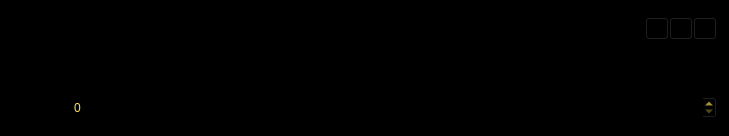
<?xml version="1.0" encoding="UTF-8"?>
<ui version="4.0">
 <class>SendCoinsEntry</class>
 <widget class="QFrame" name="SendCoinsEntry">
  <property name="geometry">
   <rect>
    <x>0</x>
    <y>0</y>
    <width>729</width>
    <height>136</height>
   </rect>
  </property>
  <property name="palette">
   <palette>
    <active>
     <colorrole role="WindowText">
      <brush brushstyle="SolidPattern">
       <color alpha="255">
        <red>255</red>
        <green>228</green>
        <blue>85</blue>
       </color>
      </brush>
     </colorrole>
     <colorrole role="Button">
      <brush brushstyle="SolidPattern">
       <color alpha="255">
        <red>0</red>
        <green>0</green>
        <blue>0</blue>
       </color>
      </brush>
     </colorrole>
     <colorrole role="Light">
      <brush brushstyle="SolidPattern">
       <color alpha="255">
        <red>0</red>
        <green>0</green>
        <blue>0</blue>
       </color>
      </brush>
     </colorrole>
     <colorrole role="Midlight">
      <brush brushstyle="SolidPattern">
       <color alpha="255">
        <red>0</red>
        <green>0</green>
        <blue>0</blue>
       </color>
      </brush>
     </colorrole>
     <colorrole role="Dark">
      <brush brushstyle="SolidPattern">
       <color alpha="255">
        <red>0</red>
        <green>0</green>
        <blue>0</blue>
       </color>
      </brush>
     </colorrole>
     <colorrole role="Mid">
      <brush brushstyle="SolidPattern">
       <color alpha="255">
        <red>0</red>
        <green>0</green>
        <blue>0</blue>
       </color>
      </brush>
     </colorrole>
     <colorrole role="Text">
      <brush brushstyle="SolidPattern">
       <color alpha="255">
        <red>255</red>
        <green>228</green>
        <blue>85</blue>
       </color>
      </brush>
     </colorrole>
     <colorrole role="BrightText">
      <brush brushstyle="SolidPattern">
       <color alpha="255">
        <red>255</red>
        <green>255</green>
        <blue>255</blue>
       </color>
      </brush>
     </colorrole>
     <colorrole role="ButtonText">
      <brush brushstyle="SolidPattern">
       <color alpha="255">
        <red>0</red>
        <green>0</green>
        <blue>0</blue>
       </color>
      </brush>
     </colorrole>
     <colorrole role="Base">
      <brush brushstyle="SolidPattern">
       <color alpha="255">
        <red>0</red>
        <green>0</green>
        <blue>0</blue>
       </color>
      </brush>
     </colorrole>
     <colorrole role="Window">
      <brush brushstyle="SolidPattern">
       <color alpha="255">
        <red>0</red>
        <green>0</green>
        <blue>0</blue>
       </color>
      </brush>
     </colorrole>
     <colorrole role="Shadow">
      <brush brushstyle="SolidPattern">
       <color alpha="255">
        <red>0</red>
        <green>0</green>
        <blue>0</blue>
       </color>
      </brush>
     </colorrole>
     <colorrole role="AlternateBase">
      <brush brushstyle="SolidPattern">
       <color alpha="255">
        <red>0</red>
        <green>0</green>
        <blue>0</blue>
       </color>
      </brush>
     </colorrole>
     <colorrole role="ToolTipBase">
      <brush brushstyle="SolidPattern">
       <color alpha="255">
        <red>255</red>
        <green>255</green>
        <blue>220</blue>
       </color>
      </brush>
     </colorrole>
     <colorrole role="ToolTipText">
      <brush brushstyle="SolidPattern">
       <color alpha="255">
        <red>0</red>
        <green>0</green>
        <blue>0</blue>
       </color>
      </brush>
     </colorrole>
    </active>
    <inactive>
     <colorrole role="WindowText">
      <brush brushstyle="SolidPattern">
       <color alpha="255">
        <red>255</red>
        <green>228</green>
        <blue>85</blue>
       </color>
      </brush>
     </colorrole>
     <colorrole role="Button">
      <brush brushstyle="SolidPattern">
       <color alpha="255">
        <red>0</red>
        <green>0</green>
        <blue>0</blue>
       </color>
      </brush>
     </colorrole>
     <colorrole role="Light">
      <brush brushstyle="SolidPattern">
       <color alpha="255">
        <red>0</red>
        <green>0</green>
        <blue>0</blue>
       </color>
      </brush>
     </colorrole>
     <colorrole role="Midlight">
      <brush brushstyle="SolidPattern">
       <color alpha="255">
        <red>0</red>
        <green>0</green>
        <blue>0</blue>
       </color>
      </brush>
     </colorrole>
     <colorrole role="Dark">
      <brush brushstyle="SolidPattern">
       <color alpha="255">
        <red>0</red>
        <green>0</green>
        <blue>0</blue>
       </color>
      </brush>
     </colorrole>
     <colorrole role="Mid">
      <brush brushstyle="SolidPattern">
       <color alpha="255">
        <red>0</red>
        <green>0</green>
        <blue>0</blue>
       </color>
      </brush>
     </colorrole>
     <colorrole role="Text">
      <brush brushstyle="SolidPattern">
       <color alpha="255">
        <red>255</red>
        <green>228</green>
        <blue>85</blue>
       </color>
      </brush>
     </colorrole>
     <colorrole role="BrightText">
      <brush brushstyle="SolidPattern">
       <color alpha="255">
        <red>255</red>
        <green>255</green>
        <blue>255</blue>
       </color>
      </brush>
     </colorrole>
     <colorrole role="ButtonText">
      <brush brushstyle="SolidPattern">
       <color alpha="255">
        <red>0</red>
        <green>0</green>
        <blue>0</blue>
       </color>
      </brush>
     </colorrole>
     <colorrole role="Base">
      <brush brushstyle="SolidPattern">
       <color alpha="255">
        <red>0</red>
        <green>0</green>
        <blue>0</blue>
       </color>
      </brush>
     </colorrole>
     <colorrole role="Window">
      <brush brushstyle="SolidPattern">
       <color alpha="255">
        <red>0</red>
        <green>0</green>
        <blue>0</blue>
       </color>
      </brush>
     </colorrole>
     <colorrole role="Shadow">
      <brush brushstyle="SolidPattern">
       <color alpha="255">
        <red>0</red>
        <green>0</green>
        <blue>0</blue>
       </color>
      </brush>
     </colorrole>
     <colorrole role="AlternateBase">
      <brush brushstyle="SolidPattern">
       <color alpha="255">
        <red>0</red>
        <green>0</green>
        <blue>0</blue>
       </color>
      </brush>
     </colorrole>
     <colorrole role="ToolTipBase">
      <brush brushstyle="SolidPattern">
       <color alpha="255">
        <red>255</red>
        <green>255</green>
        <blue>220</blue>
       </color>
      </brush>
     </colorrole>
     <colorrole role="ToolTipText">
      <brush brushstyle="SolidPattern">
       <color alpha="255">
        <red>0</red>
        <green>0</green>
        <blue>0</blue>
       </color>
      </brush>
     </colorrole>
    </inactive>
    <disabled>
     <colorrole role="WindowText">
      <brush brushstyle="SolidPattern">
       <color alpha="255">
        <red>0</red>
        <green>0</green>
        <blue>0</blue>
       </color>
      </brush>
     </colorrole>
     <colorrole role="Button">
      <brush brushstyle="SolidPattern">
       <color alpha="255">
        <red>0</red>
        <green>0</green>
        <blue>0</blue>
       </color>
      </brush>
     </colorrole>
     <colorrole role="Light">
      <brush brushstyle="SolidPattern">
       <color alpha="255">
        <red>0</red>
        <green>0</green>
        <blue>0</blue>
       </color>
      </brush>
     </colorrole>
     <colorrole role="Midlight">
      <brush brushstyle="SolidPattern">
       <color alpha="255">
        <red>0</red>
        <green>0</green>
        <blue>0</blue>
       </color>
      </brush>
     </colorrole>
     <colorrole role="Dark">
      <brush brushstyle="SolidPattern">
       <color alpha="255">
        <red>0</red>
        <green>0</green>
        <blue>0</blue>
       </color>
      </brush>
     </colorrole>
     <colorrole role="Mid">
      <brush brushstyle="SolidPattern">
       <color alpha="255">
        <red>0</red>
        <green>0</green>
        <blue>0</blue>
       </color>
      </brush>
     </colorrole>
     <colorrole role="Text">
      <brush brushstyle="SolidPattern">
       <color alpha="255">
        <red>0</red>
        <green>0</green>
        <blue>0</blue>
       </color>
      </brush>
     </colorrole>
     <colorrole role="BrightText">
      <brush brushstyle="SolidPattern">
       <color alpha="255">
        <red>255</red>
        <green>255</green>
        <blue>255</blue>
       </color>
      </brush>
     </colorrole>
     <colorrole role="ButtonText">
      <brush brushstyle="SolidPattern">
       <color alpha="255">
        <red>0</red>
        <green>0</green>
        <blue>0</blue>
       </color>
      </brush>
     </colorrole>
     <colorrole role="Base">
      <brush brushstyle="SolidPattern">
       <color alpha="255">
        <red>0</red>
        <green>0</green>
        <blue>0</blue>
       </color>
      </brush>
     </colorrole>
     <colorrole role="Window">
      <brush brushstyle="SolidPattern">
       <color alpha="255">
        <red>0</red>
        <green>0</green>
        <blue>0</blue>
       </color>
      </brush>
     </colorrole>
     <colorrole role="Shadow">
      <brush brushstyle="SolidPattern">
       <color alpha="255">
        <red>0</red>
        <green>0</green>
        <blue>0</blue>
       </color>
      </brush>
     </colorrole>
     <colorrole role="AlternateBase">
      <brush brushstyle="SolidPattern">
       <color alpha="255">
        <red>0</red>
        <green>0</green>
        <blue>0</blue>
       </color>
      </brush>
     </colorrole>
     <colorrole role="ToolTipBase">
      <brush brushstyle="SolidPattern">
       <color alpha="255">
        <red>255</red>
        <green>255</green>
        <blue>220</blue>
       </color>
      </brush>
     </colorrole>
     <colorrole role="ToolTipText">
      <brush brushstyle="SolidPattern">
       <color alpha="255">
        <red>0</red>
        <green>0</green>
        <blue>0</blue>
       </color>
      </brush>
     </colorrole>
    </disabled>
   </palette>
  </property>
  <property name="windowTitle">
   <string>Form</string>
  </property>
  <property name="frameShape">
   <enum>QFrame::StyledPanel</enum>
  </property>
  <property name="frameShadow">
   <enum>QFrame::Sunken</enum>
  </property>
  <layout class="QGridLayout" name="gridLayout">
   <property name="spacing">
    <number>12</number>
   </property>
   <item row="5" column="0">
    <widget class="QLabel" name="label">
     <property name="palette">
      <palette>
       <active>
        <colorrole role="WindowText">
         <brush brushstyle="SolidPattern">
          <color alpha="255">
           <red>0</red>
           <green>0</green>
           <blue>0</blue>
          </color>
         </brush>
        </colorrole>
        <colorrole role="Button">
         <brush brushstyle="SolidPattern">
          <color alpha="255">
           <red>255</red>
           <green>255</green>
           <blue>255</blue>
          </color>
         </brush>
        </colorrole>
        <colorrole role="Light">
         <brush brushstyle="SolidPattern">
          <color alpha="255">
           <red>255</red>
           <green>255</green>
           <blue>255</blue>
          </color>
         </brush>
        </colorrole>
        <colorrole role="Midlight">
         <brush brushstyle="SolidPattern">
          <color alpha="255">
           <red>255</red>
           <green>255</green>
           <blue>255</blue>
          </color>
         </brush>
        </colorrole>
        <colorrole role="Dark">
         <brush brushstyle="SolidPattern">
          <color alpha="255">
           <red>127</red>
           <green>127</green>
           <blue>127</blue>
          </color>
         </brush>
        </colorrole>
        <colorrole role="Mid">
         <brush brushstyle="SolidPattern">
          <color alpha="255">
           <red>170</red>
           <green>170</green>
           <blue>170</blue>
          </color>
         </brush>
        </colorrole>
        <colorrole role="Text">
         <brush brushstyle="SolidPattern">
          <color alpha="255">
           <red>0</red>
           <green>0</green>
           <blue>0</blue>
          </color>
         </brush>
        </colorrole>
        <colorrole role="BrightText">
         <brush brushstyle="SolidPattern">
          <color alpha="255">
           <red>255</red>
           <green>255</green>
           <blue>255</blue>
          </color>
         </brush>
        </colorrole>
        <colorrole role="ButtonText">
         <brush brushstyle="SolidPattern">
          <color alpha="255">
           <red>0</red>
           <green>0</green>
           <blue>0</blue>
          </color>
         </brush>
        </colorrole>
        <colorrole role="Base">
         <brush brushstyle="SolidPattern">
          <color alpha="255">
           <red>255</red>
           <green>255</green>
           <blue>255</blue>
          </color>
         </brush>
        </colorrole>
        <colorrole role="Window">
         <brush brushstyle="SolidPattern">
          <color alpha="255">
           <red>255</red>
           <green>255</green>
           <blue>255</blue>
          </color>
         </brush>
        </colorrole>
        <colorrole role="Shadow">
         <brush brushstyle="SolidPattern">
          <color alpha="255">
           <red>0</red>
           <green>0</green>
           <blue>0</blue>
          </color>
         </brush>
        </colorrole>
        <colorrole role="AlternateBase">
         <brush brushstyle="SolidPattern">
          <color alpha="255">
           <red>255</red>
           <green>255</green>
           <blue>255</blue>
          </color>
         </brush>
        </colorrole>
        <colorrole role="ToolTipBase">
         <brush brushstyle="SolidPattern">
          <color alpha="255">
           <red>255</red>
           <green>255</green>
           <blue>220</blue>
          </color>
         </brush>
        </colorrole>
        <colorrole role="ToolTipText">
         <brush brushstyle="SolidPattern">
          <color alpha="255">
           <red>0</red>
           <green>0</green>
           <blue>0</blue>
          </color>
         </brush>
        </colorrole>
       </active>
       <inactive>
        <colorrole role="WindowText">
         <brush brushstyle="SolidPattern">
          <color alpha="255">
           <red>0</red>
           <green>0</green>
           <blue>0</blue>
          </color>
         </brush>
        </colorrole>
        <colorrole role="Button">
         <brush brushstyle="SolidPattern">
          <color alpha="255">
           <red>255</red>
           <green>255</green>
           <blue>255</blue>
          </color>
         </brush>
        </colorrole>
        <colorrole role="Light">
         <brush brushstyle="SolidPattern">
          <color alpha="255">
           <red>255</red>
           <green>255</green>
           <blue>255</blue>
          </color>
         </brush>
        </colorrole>
        <colorrole role="Midlight">
         <brush brushstyle="SolidPattern">
          <color alpha="255">
           <red>255</red>
           <green>255</green>
           <blue>255</blue>
          </color>
         </brush>
        </colorrole>
        <colorrole role="Dark">
         <brush brushstyle="SolidPattern">
          <color alpha="255">
           <red>127</red>
           <green>127</green>
           <blue>127</blue>
          </color>
         </brush>
        </colorrole>
        <colorrole role="Mid">
         <brush brushstyle="SolidPattern">
          <color alpha="255">
           <red>170</red>
           <green>170</green>
           <blue>170</blue>
          </color>
         </brush>
        </colorrole>
        <colorrole role="Text">
         <brush brushstyle="SolidPattern">
          <color alpha="255">
           <red>0</red>
           <green>0</green>
           <blue>0</blue>
          </color>
         </brush>
        </colorrole>
        <colorrole role="BrightText">
         <brush brushstyle="SolidPattern">
          <color alpha="255">
           <red>255</red>
           <green>255</green>
           <blue>255</blue>
          </color>
         </brush>
        </colorrole>
        <colorrole role="ButtonText">
         <brush brushstyle="SolidPattern">
          <color alpha="255">
           <red>0</red>
           <green>0</green>
           <blue>0</blue>
          </color>
         </brush>
        </colorrole>
        <colorrole role="Base">
         <brush brushstyle="SolidPattern">
          <color alpha="255">
           <red>255</red>
           <green>255</green>
           <blue>255</blue>
          </color>
         </brush>
        </colorrole>
        <colorrole role="Window">
         <brush brushstyle="SolidPattern">
          <color alpha="255">
           <red>255</red>
           <green>255</green>
           <blue>255</blue>
          </color>
         </brush>
        </colorrole>
        <colorrole role="Shadow">
         <brush brushstyle="SolidPattern">
          <color alpha="255">
           <red>0</red>
           <green>0</green>
           <blue>0</blue>
          </color>
         </brush>
        </colorrole>
        <colorrole role="AlternateBase">
         <brush brushstyle="SolidPattern">
          <color alpha="255">
           <red>255</red>
           <green>255</green>
           <blue>255</blue>
          </color>
         </brush>
        </colorrole>
        <colorrole role="ToolTipBase">
         <brush brushstyle="SolidPattern">
          <color alpha="255">
           <red>255</red>
           <green>255</green>
           <blue>220</blue>
          </color>
         </brush>
        </colorrole>
        <colorrole role="ToolTipText">
         <brush brushstyle="SolidPattern">
          <color alpha="255">
           <red>0</red>
           <green>0</green>
           <blue>0</blue>
          </color>
         </brush>
        </colorrole>
       </inactive>
       <disabled>
        <colorrole role="WindowText">
         <brush brushstyle="SolidPattern">
          <color alpha="255">
           <red>127</red>
           <green>127</green>
           <blue>127</blue>
          </color>
         </brush>
        </colorrole>
        <colorrole role="Button">
         <brush brushstyle="SolidPattern">
          <color alpha="255">
           <red>255</red>
           <green>255</green>
           <blue>255</blue>
          </color>
         </brush>
        </colorrole>
        <colorrole role="Light">
         <brush brushstyle="SolidPattern">
          <color alpha="255">
           <red>255</red>
           <green>255</green>
           <blue>255</blue>
          </color>
         </brush>
        </colorrole>
        <colorrole role="Midlight">
         <brush brushstyle="SolidPattern">
          <color alpha="255">
           <red>255</red>
           <green>255</green>
           <blue>255</blue>
          </color>
         </brush>
        </colorrole>
        <colorrole role="Dark">
         <brush brushstyle="SolidPattern">
          <color alpha="255">
           <red>127</red>
           <green>127</green>
           <blue>127</blue>
          </color>
         </brush>
        </colorrole>
        <colorrole role="Mid">
         <brush brushstyle="SolidPattern">
          <color alpha="255">
           <red>170</red>
           <green>170</green>
           <blue>170</blue>
          </color>
         </brush>
        </colorrole>
        <colorrole role="Text">
         <brush brushstyle="SolidPattern">
          <color alpha="255">
           <red>127</red>
           <green>127</green>
           <blue>127</blue>
          </color>
         </brush>
        </colorrole>
        <colorrole role="BrightText">
         <brush brushstyle="SolidPattern">
          <color alpha="255">
           <red>255</red>
           <green>255</green>
           <blue>255</blue>
          </color>
         </brush>
        </colorrole>
        <colorrole role="ButtonText">
         <brush brushstyle="SolidPattern">
          <color alpha="255">
           <red>127</red>
           <green>127</green>
           <blue>127</blue>
          </color>
         </brush>
        </colorrole>
        <colorrole role="Base">
         <brush brushstyle="SolidPattern">
          <color alpha="255">
           <red>255</red>
           <green>255</green>
           <blue>255</blue>
          </color>
         </brush>
        </colorrole>
        <colorrole role="Window">
         <brush brushstyle="SolidPattern">
          <color alpha="255">
           <red>255</red>
           <green>255</green>
           <blue>255</blue>
          </color>
         </brush>
        </colorrole>
        <colorrole role="Shadow">
         <brush brushstyle="SolidPattern">
          <color alpha="255">
           <red>0</red>
           <green>0</green>
           <blue>0</blue>
          </color>
         </brush>
        </colorrole>
        <colorrole role="AlternateBase">
         <brush brushstyle="SolidPattern">
          <color alpha="255">
           <red>255</red>
           <green>255</green>
           <blue>255</blue>
          </color>
         </brush>
        </colorrole>
        <colorrole role="ToolTipBase">
         <brush brushstyle="SolidPattern">
          <color alpha="255">
           <red>255</red>
           <green>255</green>
           <blue>220</blue>
          </color>
         </brush>
        </colorrole>
        <colorrole role="ToolTipText">
         <brush brushstyle="SolidPattern">
          <color alpha="255">
           <red>0</red>
           <green>0</green>
           <blue>0</blue>
          </color>
         </brush>
        </colorrole>
       </disabled>
      </palette>
     </property>
     <property name="text">
      <string>A&amp;mount:</string>
     </property>
     <property name="alignment">
      <set>Qt::AlignRight|Qt::AlignTrailing|Qt::AlignVCenter</set>
     </property>
     <property name="buddy">
      <cstring>payAmount</cstring>
     </property>
    </widget>
   </item>
   <item row="3" column="0">
    <widget class="QLabel" name="label_2">
     <property name="palette">
      <palette>
       <active>
        <colorrole role="WindowText">
         <brush brushstyle="SolidPattern">
          <color alpha="255">
           <red>0</red>
           <green>0</green>
           <blue>0</blue>
          </color>
         </brush>
        </colorrole>
        <colorrole role="Button">
         <brush brushstyle="SolidPattern">
          <color alpha="255">
           <red>255</red>
           <green>255</green>
           <blue>255</blue>
          </color>
         </brush>
        </colorrole>
        <colorrole role="Light">
         <brush brushstyle="SolidPattern">
          <color alpha="255">
           <red>255</red>
           <green>255</green>
           <blue>255</blue>
          </color>
         </brush>
        </colorrole>
        <colorrole role="Midlight">
         <brush brushstyle="SolidPattern">
          <color alpha="255">
           <red>255</red>
           <green>255</green>
           <blue>255</blue>
          </color>
         </brush>
        </colorrole>
        <colorrole role="Dark">
         <brush brushstyle="SolidPattern">
          <color alpha="255">
           <red>127</red>
           <green>127</green>
           <blue>127</blue>
          </color>
         </brush>
        </colorrole>
        <colorrole role="Mid">
         <brush brushstyle="SolidPattern">
          <color alpha="255">
           <red>170</red>
           <green>170</green>
           <blue>170</blue>
          </color>
         </brush>
        </colorrole>
        <colorrole role="Text">
         <brush brushstyle="SolidPattern">
          <color alpha="255">
           <red>0</red>
           <green>0</green>
           <blue>0</blue>
          </color>
         </brush>
        </colorrole>
        <colorrole role="BrightText">
         <brush brushstyle="SolidPattern">
          <color alpha="255">
           <red>255</red>
           <green>255</green>
           <blue>255</blue>
          </color>
         </brush>
        </colorrole>
        <colorrole role="ButtonText">
         <brush brushstyle="SolidPattern">
          <color alpha="255">
           <red>0</red>
           <green>0</green>
           <blue>0</blue>
          </color>
         </brush>
        </colorrole>
        <colorrole role="Base">
         <brush brushstyle="SolidPattern">
          <color alpha="255">
           <red>255</red>
           <green>255</green>
           <blue>255</blue>
          </color>
         </brush>
        </colorrole>
        <colorrole role="Window">
         <brush brushstyle="SolidPattern">
          <color alpha="255">
           <red>255</red>
           <green>255</green>
           <blue>255</blue>
          </color>
         </brush>
        </colorrole>
        <colorrole role="Shadow">
         <brush brushstyle="SolidPattern">
          <color alpha="255">
           <red>0</red>
           <green>0</green>
           <blue>0</blue>
          </color>
         </brush>
        </colorrole>
        <colorrole role="AlternateBase">
         <brush brushstyle="SolidPattern">
          <color alpha="255">
           <red>255</red>
           <green>255</green>
           <blue>255</blue>
          </color>
         </brush>
        </colorrole>
        <colorrole role="ToolTipBase">
         <brush brushstyle="SolidPattern">
          <color alpha="255">
           <red>255</red>
           <green>255</green>
           <blue>220</blue>
          </color>
         </brush>
        </colorrole>
        <colorrole role="ToolTipText">
         <brush brushstyle="SolidPattern">
          <color alpha="255">
           <red>0</red>
           <green>0</green>
           <blue>0</blue>
          </color>
         </brush>
        </colorrole>
       </active>
       <inactive>
        <colorrole role="WindowText">
         <brush brushstyle="SolidPattern">
          <color alpha="255">
           <red>0</red>
           <green>0</green>
           <blue>0</blue>
          </color>
         </brush>
        </colorrole>
        <colorrole role="Button">
         <brush brushstyle="SolidPattern">
          <color alpha="255">
           <red>255</red>
           <green>255</green>
           <blue>255</blue>
          </color>
         </brush>
        </colorrole>
        <colorrole role="Light">
         <brush brushstyle="SolidPattern">
          <color alpha="255">
           <red>255</red>
           <green>255</green>
           <blue>255</blue>
          </color>
         </brush>
        </colorrole>
        <colorrole role="Midlight">
         <brush brushstyle="SolidPattern">
          <color alpha="255">
           <red>255</red>
           <green>255</green>
           <blue>255</blue>
          </color>
         </brush>
        </colorrole>
        <colorrole role="Dark">
         <brush brushstyle="SolidPattern">
          <color alpha="255">
           <red>127</red>
           <green>127</green>
           <blue>127</blue>
          </color>
         </brush>
        </colorrole>
        <colorrole role="Mid">
         <brush brushstyle="SolidPattern">
          <color alpha="255">
           <red>170</red>
           <green>170</green>
           <blue>170</blue>
          </color>
         </brush>
        </colorrole>
        <colorrole role="Text">
         <brush brushstyle="SolidPattern">
          <color alpha="255">
           <red>0</red>
           <green>0</green>
           <blue>0</blue>
          </color>
         </brush>
        </colorrole>
        <colorrole role="BrightText">
         <brush brushstyle="SolidPattern">
          <color alpha="255">
           <red>255</red>
           <green>255</green>
           <blue>255</blue>
          </color>
         </brush>
        </colorrole>
        <colorrole role="ButtonText">
         <brush brushstyle="SolidPattern">
          <color alpha="255">
           <red>0</red>
           <green>0</green>
           <blue>0</blue>
          </color>
         </brush>
        </colorrole>
        <colorrole role="Base">
         <brush brushstyle="SolidPattern">
          <color alpha="255">
           <red>255</red>
           <green>255</green>
           <blue>255</blue>
          </color>
         </brush>
        </colorrole>
        <colorrole role="Window">
         <brush brushstyle="SolidPattern">
          <color alpha="255">
           <red>255</red>
           <green>255</green>
           <blue>255</blue>
          </color>
         </brush>
        </colorrole>
        <colorrole role="Shadow">
         <brush brushstyle="SolidPattern">
          <color alpha="255">
           <red>0</red>
           <green>0</green>
           <blue>0</blue>
          </color>
         </brush>
        </colorrole>
        <colorrole role="AlternateBase">
         <brush brushstyle="SolidPattern">
          <color alpha="255">
           <red>255</red>
           <green>255</green>
           <blue>255</blue>
          </color>
         </brush>
        </colorrole>
        <colorrole role="ToolTipBase">
         <brush brushstyle="SolidPattern">
          <color alpha="255">
           <red>255</red>
           <green>255</green>
           <blue>220</blue>
          </color>
         </brush>
        </colorrole>
        <colorrole role="ToolTipText">
         <brush brushstyle="SolidPattern">
          <color alpha="255">
           <red>0</red>
           <green>0</green>
           <blue>0</blue>
          </color>
         </brush>
        </colorrole>
       </inactive>
       <disabled>
        <colorrole role="WindowText">
         <brush brushstyle="SolidPattern">
          <color alpha="255">
           <red>127</red>
           <green>127</green>
           <blue>127</blue>
          </color>
         </brush>
        </colorrole>
        <colorrole role="Button">
         <brush brushstyle="SolidPattern">
          <color alpha="255">
           <red>255</red>
           <green>255</green>
           <blue>255</blue>
          </color>
         </brush>
        </colorrole>
        <colorrole role="Light">
         <brush brushstyle="SolidPattern">
          <color alpha="255">
           <red>255</red>
           <green>255</green>
           <blue>255</blue>
          </color>
         </brush>
        </colorrole>
        <colorrole role="Midlight">
         <brush brushstyle="SolidPattern">
          <color alpha="255">
           <red>255</red>
           <green>255</green>
           <blue>255</blue>
          </color>
         </brush>
        </colorrole>
        <colorrole role="Dark">
         <brush brushstyle="SolidPattern">
          <color alpha="255">
           <red>127</red>
           <green>127</green>
           <blue>127</blue>
          </color>
         </brush>
        </colorrole>
        <colorrole role="Mid">
         <brush brushstyle="SolidPattern">
          <color alpha="255">
           <red>170</red>
           <green>170</green>
           <blue>170</blue>
          </color>
         </brush>
        </colorrole>
        <colorrole role="Text">
         <brush brushstyle="SolidPattern">
          <color alpha="255">
           <red>127</red>
           <green>127</green>
           <blue>127</blue>
          </color>
         </brush>
        </colorrole>
        <colorrole role="BrightText">
         <brush brushstyle="SolidPattern">
          <color alpha="255">
           <red>255</red>
           <green>255</green>
           <blue>255</blue>
          </color>
         </brush>
        </colorrole>
        <colorrole role="ButtonText">
         <brush brushstyle="SolidPattern">
          <color alpha="255">
           <red>127</red>
           <green>127</green>
           <blue>127</blue>
          </color>
         </brush>
        </colorrole>
        <colorrole role="Base">
         <brush brushstyle="SolidPattern">
          <color alpha="255">
           <red>255</red>
           <green>255</green>
           <blue>255</blue>
          </color>
         </brush>
        </colorrole>
        <colorrole role="Window">
         <brush brushstyle="SolidPattern">
          <color alpha="255">
           <red>255</red>
           <green>255</green>
           <blue>255</blue>
          </color>
         </brush>
        </colorrole>
        <colorrole role="Shadow">
         <brush brushstyle="SolidPattern">
          <color alpha="255">
           <red>0</red>
           <green>0</green>
           <blue>0</blue>
          </color>
         </brush>
        </colorrole>
        <colorrole role="AlternateBase">
         <brush brushstyle="SolidPattern">
          <color alpha="255">
           <red>255</red>
           <green>255</green>
           <blue>255</blue>
          </color>
         </brush>
        </colorrole>
        <colorrole role="ToolTipBase">
         <brush brushstyle="SolidPattern">
          <color alpha="255">
           <red>255</red>
           <green>255</green>
           <blue>220</blue>
          </color>
         </brush>
        </colorrole>
        <colorrole role="ToolTipText">
         <brush brushstyle="SolidPattern">
          <color alpha="255">
           <red>0</red>
           <green>0</green>
           <blue>0</blue>
          </color>
         </brush>
        </colorrole>
       </disabled>
      </palette>
     </property>
     <property name="text">
      <string>Pay &amp;To:</string>
     </property>
     <property name="alignment">
      <set>Qt::AlignRight|Qt::AlignTrailing|Qt::AlignVCenter</set>
     </property>
     <property name="buddy">
      <cstring>payTo</cstring>
     </property>
    </widget>
   </item>
   <item row="5" column="1">
    <widget class="BitcoinAmountField" name="payAmount"/>
   </item>
   <item row="4" column="0">
    <widget class="QLabel" name="label_4">
     <property name="palette">
      <palette>
       <active>
        <colorrole role="WindowText">
         <brush brushstyle="SolidPattern">
          <color alpha="255">
           <red>0</red>
           <green>0</green>
           <blue>0</blue>
          </color>
         </brush>
        </colorrole>
        <colorrole role="Button">
         <brush brushstyle="SolidPattern">
          <color alpha="255">
           <red>255</red>
           <green>255</green>
           <blue>255</blue>
          </color>
         </brush>
        </colorrole>
        <colorrole role="Light">
         <brush brushstyle="SolidPattern">
          <color alpha="255">
           <red>255</red>
           <green>255</green>
           <blue>255</blue>
          </color>
         </brush>
        </colorrole>
        <colorrole role="Midlight">
         <brush brushstyle="SolidPattern">
          <color alpha="255">
           <red>255</red>
           <green>255</green>
           <blue>255</blue>
          </color>
         </brush>
        </colorrole>
        <colorrole role="Dark">
         <brush brushstyle="SolidPattern">
          <color alpha="255">
           <red>127</red>
           <green>127</green>
           <blue>127</blue>
          </color>
         </brush>
        </colorrole>
        <colorrole role="Mid">
         <brush brushstyle="SolidPattern">
          <color alpha="255">
           <red>170</red>
           <green>170</green>
           <blue>170</blue>
          </color>
         </brush>
        </colorrole>
        <colorrole role="Text">
         <brush brushstyle="SolidPattern">
          <color alpha="255">
           <red>0</red>
           <green>0</green>
           <blue>0</blue>
          </color>
         </brush>
        </colorrole>
        <colorrole role="BrightText">
         <brush brushstyle="SolidPattern">
          <color alpha="255">
           <red>255</red>
           <green>255</green>
           <blue>255</blue>
          </color>
         </brush>
        </colorrole>
        <colorrole role="ButtonText">
         <brush brushstyle="SolidPattern">
          <color alpha="255">
           <red>0</red>
           <green>0</green>
           <blue>0</blue>
          </color>
         </brush>
        </colorrole>
        <colorrole role="Base">
         <brush brushstyle="SolidPattern">
          <color alpha="255">
           <red>255</red>
           <green>255</green>
           <blue>255</blue>
          </color>
         </brush>
        </colorrole>
        <colorrole role="Window">
         <brush brushstyle="SolidPattern">
          <color alpha="255">
           <red>255</red>
           <green>255</green>
           <blue>255</blue>
          </color>
         </brush>
        </colorrole>
        <colorrole role="Shadow">
         <brush brushstyle="SolidPattern">
          <color alpha="255">
           <red>0</red>
           <green>0</green>
           <blue>0</blue>
          </color>
         </brush>
        </colorrole>
        <colorrole role="AlternateBase">
         <brush brushstyle="SolidPattern">
          <color alpha="255">
           <red>255</red>
           <green>255</green>
           <blue>255</blue>
          </color>
         </brush>
        </colorrole>
        <colorrole role="ToolTipBase">
         <brush brushstyle="SolidPattern">
          <color alpha="255">
           <red>255</red>
           <green>255</green>
           <blue>220</blue>
          </color>
         </brush>
        </colorrole>
        <colorrole role="ToolTipText">
         <brush brushstyle="SolidPattern">
          <color alpha="255">
           <red>0</red>
           <green>0</green>
           <blue>0</blue>
          </color>
         </brush>
        </colorrole>
       </active>
       <inactive>
        <colorrole role="WindowText">
         <brush brushstyle="SolidPattern">
          <color alpha="255">
           <red>0</red>
           <green>0</green>
           <blue>0</blue>
          </color>
         </brush>
        </colorrole>
        <colorrole role="Button">
         <brush brushstyle="SolidPattern">
          <color alpha="255">
           <red>255</red>
           <green>255</green>
           <blue>255</blue>
          </color>
         </brush>
        </colorrole>
        <colorrole role="Light">
         <brush brushstyle="SolidPattern">
          <color alpha="255">
           <red>255</red>
           <green>255</green>
           <blue>255</blue>
          </color>
         </brush>
        </colorrole>
        <colorrole role="Midlight">
         <brush brushstyle="SolidPattern">
          <color alpha="255">
           <red>255</red>
           <green>255</green>
           <blue>255</blue>
          </color>
         </brush>
        </colorrole>
        <colorrole role="Dark">
         <brush brushstyle="SolidPattern">
          <color alpha="255">
           <red>127</red>
           <green>127</green>
           <blue>127</blue>
          </color>
         </brush>
        </colorrole>
        <colorrole role="Mid">
         <brush brushstyle="SolidPattern">
          <color alpha="255">
           <red>170</red>
           <green>170</green>
           <blue>170</blue>
          </color>
         </brush>
        </colorrole>
        <colorrole role="Text">
         <brush brushstyle="SolidPattern">
          <color alpha="255">
           <red>0</red>
           <green>0</green>
           <blue>0</blue>
          </color>
         </brush>
        </colorrole>
        <colorrole role="BrightText">
         <brush brushstyle="SolidPattern">
          <color alpha="255">
           <red>255</red>
           <green>255</green>
           <blue>255</blue>
          </color>
         </brush>
        </colorrole>
        <colorrole role="ButtonText">
         <brush brushstyle="SolidPattern">
          <color alpha="255">
           <red>0</red>
           <green>0</green>
           <blue>0</blue>
          </color>
         </brush>
        </colorrole>
        <colorrole role="Base">
         <brush brushstyle="SolidPattern">
          <color alpha="255">
           <red>255</red>
           <green>255</green>
           <blue>255</blue>
          </color>
         </brush>
        </colorrole>
        <colorrole role="Window">
         <brush brushstyle="SolidPattern">
          <color alpha="255">
           <red>255</red>
           <green>255</green>
           <blue>255</blue>
          </color>
         </brush>
        </colorrole>
        <colorrole role="Shadow">
         <brush brushstyle="SolidPattern">
          <color alpha="255">
           <red>0</red>
           <green>0</green>
           <blue>0</blue>
          </color>
         </brush>
        </colorrole>
        <colorrole role="AlternateBase">
         <brush brushstyle="SolidPattern">
          <color alpha="255">
           <red>255</red>
           <green>255</green>
           <blue>255</blue>
          </color>
         </brush>
        </colorrole>
        <colorrole role="ToolTipBase">
         <brush brushstyle="SolidPattern">
          <color alpha="255">
           <red>255</red>
           <green>255</green>
           <blue>220</blue>
          </color>
         </brush>
        </colorrole>
        <colorrole role="ToolTipText">
         <brush brushstyle="SolidPattern">
          <color alpha="255">
           <red>0</red>
           <green>0</green>
           <blue>0</blue>
          </color>
         </brush>
        </colorrole>
       </inactive>
       <disabled>
        <colorrole role="WindowText">
         <brush brushstyle="SolidPattern">
          <color alpha="255">
           <red>127</red>
           <green>127</green>
           <blue>127</blue>
          </color>
         </brush>
        </colorrole>
        <colorrole role="Button">
         <brush brushstyle="SolidPattern">
          <color alpha="255">
           <red>255</red>
           <green>255</green>
           <blue>255</blue>
          </color>
         </brush>
        </colorrole>
        <colorrole role="Light">
         <brush brushstyle="SolidPattern">
          <color alpha="255">
           <red>255</red>
           <green>255</green>
           <blue>255</blue>
          </color>
         </brush>
        </colorrole>
        <colorrole role="Midlight">
         <brush brushstyle="SolidPattern">
          <color alpha="255">
           <red>255</red>
           <green>255</green>
           <blue>255</blue>
          </color>
         </brush>
        </colorrole>
        <colorrole role="Dark">
         <brush brushstyle="SolidPattern">
          <color alpha="255">
           <red>127</red>
           <green>127</green>
           <blue>127</blue>
          </color>
         </brush>
        </colorrole>
        <colorrole role="Mid">
         <brush brushstyle="SolidPattern">
          <color alpha="255">
           <red>170</red>
           <green>170</green>
           <blue>170</blue>
          </color>
         </brush>
        </colorrole>
        <colorrole role="Text">
         <brush brushstyle="SolidPattern">
          <color alpha="255">
           <red>127</red>
           <green>127</green>
           <blue>127</blue>
          </color>
         </brush>
        </colorrole>
        <colorrole role="BrightText">
         <brush brushstyle="SolidPattern">
          <color alpha="255">
           <red>255</red>
           <green>255</green>
           <blue>255</blue>
          </color>
         </brush>
        </colorrole>
        <colorrole role="ButtonText">
         <brush brushstyle="SolidPattern">
          <color alpha="255">
           <red>127</red>
           <green>127</green>
           <blue>127</blue>
          </color>
         </brush>
        </colorrole>
        <colorrole role="Base">
         <brush brushstyle="SolidPattern">
          <color alpha="255">
           <red>255</red>
           <green>255</green>
           <blue>255</blue>
          </color>
         </brush>
        </colorrole>
        <colorrole role="Window">
         <brush brushstyle="SolidPattern">
          <color alpha="255">
           <red>255</red>
           <green>255</green>
           <blue>255</blue>
          </color>
         </brush>
        </colorrole>
        <colorrole role="Shadow">
         <brush brushstyle="SolidPattern">
          <color alpha="255">
           <red>0</red>
           <green>0</green>
           <blue>0</blue>
          </color>
         </brush>
        </colorrole>
        <colorrole role="AlternateBase">
         <brush brushstyle="SolidPattern">
          <color alpha="255">
           <red>255</red>
           <green>255</green>
           <blue>255</blue>
          </color>
         </brush>
        </colorrole>
        <colorrole role="ToolTipBase">
         <brush brushstyle="SolidPattern">
          <color alpha="255">
           <red>255</red>
           <green>255</green>
           <blue>220</blue>
          </color>
         </brush>
        </colorrole>
        <colorrole role="ToolTipText">
         <brush brushstyle="SolidPattern">
          <color alpha="255">
           <red>0</red>
           <green>0</green>
           <blue>0</blue>
          </color>
         </brush>
        </colorrole>
       </disabled>
      </palette>
     </property>
     <property name="text">
      <string>&amp;Label:</string>
     </property>
     <property name="alignment">
      <set>Qt::AlignRight|Qt::AlignTrailing|Qt::AlignVCenter</set>
     </property>
     <property name="buddy">
      <cstring>addAsLabel</cstring>
     </property>
    </widget>
   </item>
   <item row="3" column="1">
    <layout class="QHBoxLayout" name="payToLayout">
     <property name="spacing">
      <number>0</number>
     </property>
     <item>
      <widget class="QValidatedLineEdit" name="payTo">
       <property name="toolTip">
        <string>The address to send the payment to (e.g. 1NS17iag9jJgTHD1VXjvLCEnZuQ3rJDE9L)</string>
       </property>
       <property name="maxLength">
        <number>34</number>
       </property>
      </widget>
     </item>
     <item>
      <widget class="QToolButton" name="addressBookButton">
       <property name="toolTip">
        <string>Choose address from address book</string>
       </property>
       <property name="text">
        <string/>
       </property>
       <property name="icon">
        <iconset resource="../bitcoin.qrc">
         <normaloff>:/icons/address-book</normaloff>:/icons/address-book</iconset>
       </property>
       <property name="shortcut">
        <string>Alt+A</string>
       </property>
      </widget>
     </item>
     <item>
      <widget class="QToolButton" name="pasteButton">
       <property name="toolTip">
        <string>Paste address from clipboard</string>
       </property>
       <property name="text">
        <string/>
       </property>
       <property name="icon">
        <iconset resource="../bitcoin.qrc">
         <normaloff>:/icons/editpaste</normaloff>:/icons/editpaste</iconset>
       </property>
       <property name="shortcut">
        <string>Alt+P</string>
       </property>
      </widget>
     </item>
     <item>
      <widget class="QToolButton" name="deleteButton">
       <property name="toolTip">
        <string>Remove this recipient</string>
       </property>
       <property name="text">
        <string/>
       </property>
       <property name="icon">
        <iconset resource="../bitcoin.qrc">
         <normaloff>:/icons/remove</normaloff>:/icons/remove</iconset>
       </property>
      </widget>
     </item>
    </layout>
   </item>
   <item row="4" column="1">
    <widget class="QValidatedLineEdit" name="addAsLabel">
     <property name="toolTip">
      <string>Enter a label for this address to add it to your address book</string>
     </property>
    </widget>
   </item>
  </layout>
 </widget>
 <customwidgets>
  <customwidget>
   <class>BitcoinAmountField</class>
   <extends>QSpinBox</extends>
   <header>bitcoinamountfield.h</header>
   <container>1</container>
  </customwidget>
  <customwidget>
   <class>QValidatedLineEdit</class>
   <extends>QLineEdit</extends>
   <header>qvalidatedlineedit.h</header>
  </customwidget>
 </customwidgets>
 <resources>
  <include location="../bitcoin.qrc"/>
 </resources>
 <connections/>
</ui>
